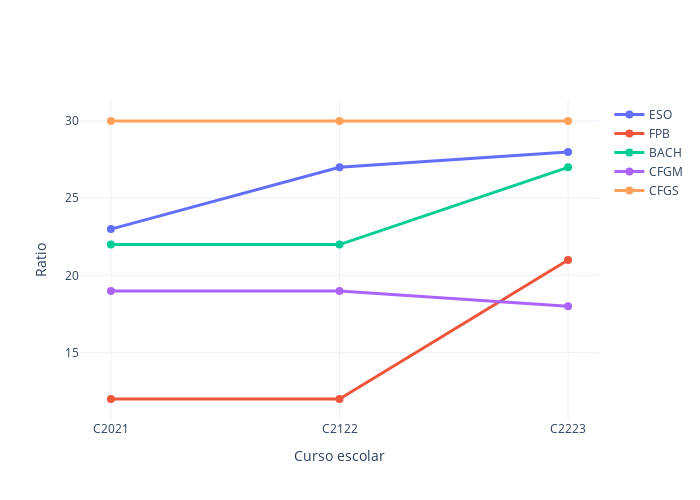

This figure's notebook cell:
### Markdown cell above
## Evolución de la ratio de alumnado por etapas (máximo)

### Code cell
myplotly.num_students_evolution(df_ce, stages, years, ratio=True, max_ratio=True)

### Figure 1 — Plotly figure (JSON) as saved in the notebook; plotly's stock layout.template omitted (floating-point values rounded to 4 significant figures)
{"data": [{"hoverinfo": "name+text", "line": {"width": 3}, "marker": {"size": 8}, "name": "ESO", "text": ["23.0", "27.0", "28.0"], "type": "scatter", "x": ["C2021", "C2122", "C2223"], "y": [23, 27, 28]}, {"hoverinfo": "name+text", "line": {"width": 3}, "marker": {"size": 8}, "name": "FPB", "text": ["12.0", "12.0", "21.0"], "type": "scatter", "x": ["C2021", "C2122", "C2223"], "y": [12, 12, 21]}, {"hoverinfo": "name+text", "line": {"width": 3}, "marker": {"size": 8}, "name": "BACH", "text": ["22.0", "22.0", "27.0"], "type": "scatter", "x": ["C2021", "C2122", "C2223"], "y": [22, 22, 27]}, {"hoverinfo": "name+text", "line": {"width": 3}, "marker": {"size": 8}, "name": "CFGM", "text": ["19.0", "19.0", "18.0"], "type": "scatter", "x": ["C2021", "C2122", "C2223"], "y": [19, 19, 18]}, {"hoverinfo": "name+text", "line": {"width": 3}, "marker": {"size": 8}, "name": "CFGS", "text": ["30.0", "30.0", "30.0"], "type": "scatter", "x": ["C2021", "C2122", "C2223"], "y": [30, 30, 30]}], "layout": {"height": 500, "width": 700, "xaxis": {"autorange": true, "range": [-0.1355, 2.135], "title": {"text": "Curso escolar"}, "type": "category"}, "yaxis": {"autorange": true, "range": [10.64, 31.36], "title": {"text": "Ratio"}, "type": "linear"}}}
